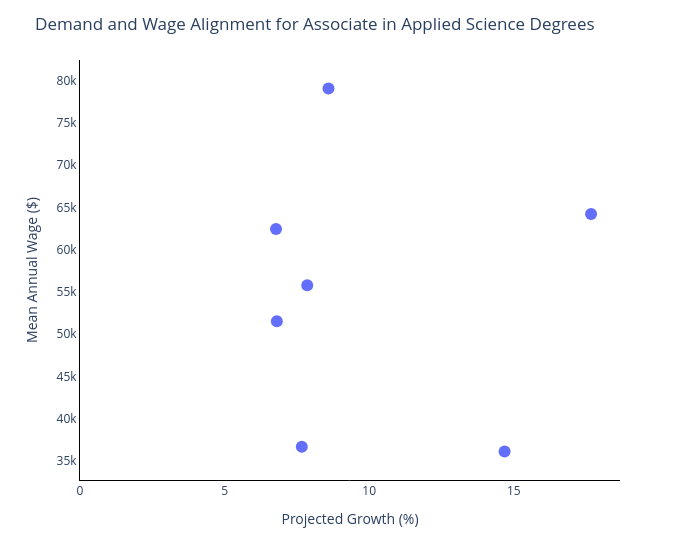

Write notebook code for a chart like this one.
### Code cell
# Calculating thresholds for quadrant lines
growth_threshold = 5  
wage_threshold = 50000  

# Creating custom hover text
hover_text = (
    "Job: " + actc_df["occupation"].str.title() +  # Title case job names
    "<br>Growth: " + actc_df["percent_change"].round(1).astype(str) + "%" +
    "<br>Wage: $" + actc_df["mean_annual_wage"].round(0).astype(int).map("{:,}".format) +  # Commas in wage
    "<br>ACTC Program: " + actc_df["actc_program"]
)

# Creating scatter plot
fig = px.scatter(actc_df, x="percent_change", y="mean_annual_wage", hover_name="occupation", hover_data={"percent_change": False, "mean_annual_wage": False, "occupation": False, "actc_program": False},)

# Updating hover template with custom text
fig.update_traces(hovertemplate=hover_text, marker=dict(size=12))

# Customizing layout
fig.update_layout(
    title="Demand and Wage Alignment for Associate in Applied Science Degrees",
    xaxis_title="Projected Growth (%)",
    yaxis_title="Mean Annual Wage ($)",
    template="plotly_white",
    width=700,
    xaxis=dict(
        showline=True,      
        linewidth=1,
        linecolor='black',
        showgrid=False,  
        range=[0, actc_df["percent_change"].max() + 1]    
    ),
    yaxis=dict(
        showline=True,       
        linewidth=1,
        linecolor='black',
        showgrid=False       
    )
)


fig.show()

### Figure 1 — Plotly figure (JSON) as saved in the notebook; plotly's stock layout.template omitted (floating-point values rounded to 4 significant figures)
{"data": [{"customdata": [["clinical laboratory technologists and technicians", "Associate in Applied Science Degree – Health Science Technology"], ["medical assistants", "Associate in Applied Science Degree – Medical Assisting"], ["medical secretaries and administrative assistants", "Associate in Applied Science Degree – Medical Information Technology"], ["radiologic technologists and technicians", "Associate in Applied Science Degree – Radiography"], ["registered nurses", "Associate in Applied Science Degree – Nursing"], ["respiratory therapists", "Associate in Applied Science Degree – Respiratory Therapist"], ["surgical technologists", "Associate in Applied Science – Surgical Technology"]], "hovertemplate": ["Job: Clinical Laboratory Technologists And Technicians<br>Growth: 7.9%<br>Wage: $55,795<br>ACTC Program: Associate in Applied Science Degree – Health Science Technology", "Job: Medical Assistants<br>Growth: 14.7%<br>Wage: $36,130<br>ACTC Program: Associate in Applied Science Degree – Medical Assisting", "Job: Medical Secretaries And Administrative Assistants<br>Growth: 7.7%<br>Wage: $36,695<br>ACTC Program: Associate in Applied Science Degree – Medical Information Technology", "Job: Radiologic Technologists And Technicians<br>Growth: 6.8%<br>Wage: $62,460<br>ACTC Program: Associate in Applied Science Degree – Radiography", "Job: Registered Nurses<br>Growth: 8.6%<br>Wage: $79,082<br>ACTC Program: Associate in Applied Science Degree – Nursing", "Job: Respiratory Therapists<br>Growth: 17.7%<br>Wage: $64,241<br>ACTC Program: Associate in Applied Science Degree – Respiratory Therapist", "Job: Surgical Technologists<br>Growth: 6.8%<br>Wage: $51,537<br>ACTC Program: Associate in Applied Science – Surgical Technology"], "hovertext": ["clinical laboratory technologists and technicians", "medical assistants", "medical secretaries and administrative assistants", "radiologic technologists and technicians", "registered nurses", "respiratory therapists", "surgical technologists"], "legendgroup": "", "marker": {"color": "#636efa", "size": 12, "symbol": "circle"}, "mode": "markers", "name": "", "orientation": "v", "showlegend": false, "type": "scatter", "x": [7.858, 14.68, 7.669, 6.778, 8.591, 17.67, 6.806], "xaxis": "x", "y": [55790.0, 36130.0, 36700.0, 62460.0, 79080.0, 64240.0, 51540.0], "yaxis": "y"}], "layout": {"legend": {"tracegroupgap": 0}, "margin": {"t": 60}, "title": {"text": "Demand and Wage Alignment for Associate in Applied Science Degrees"}, "width": 700, "xaxis": {"anchor": "y", "domain": [0, 1], "linecolor": "black", "linewidth": 1, "range": [0, 18.67], "showgrid": false, "showline": true, "title": {"text": "Projected Growth (%)"}}, "yaxis": {"anchor": "x", "domain": [0, 1], "linecolor": "black", "linewidth": 1, "showgrid": false, "showline": true, "title": {"text": "Mean Annual Wage ($)"}}}}
